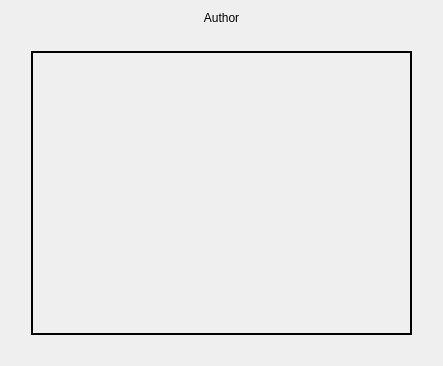
<?xml version="1.0" encoding="UTF-8"?>
<ui version="4.0">
 <class>HelpDialog</class>
 <widget class="QDialog" name="HelpDialog">
  <property name="windowModality">
   <enum>Qt::NonModal</enum>
  </property>
  <property name="geometry">
   <rect>
    <x>0</x>
    <y>0</y>
    <width>439</width>
    <height>365</height>
   </rect>
  </property>
  <property name="sizePolicy">
   <sizepolicy hsizetype="Fixed" vsizetype="Fixed">
    <horstretch>0</horstretch>
    <verstretch>0</verstretch>
   </sizepolicy>
  </property>
  <property name="windowTitle">
   <string>Author</string>
  </property>
  <property name="styleSheet">
   <string notr="true">QLabel#image {
	margin: 20px;
	border-style: solid;
	border-color: black;
	border-width: 2px;
}</string>
  </property>
  <property name="modal">
   <bool>false</bool>
  </property>
  <layout class="QVBoxLayout" name="verticalLayout">
   <property name="sizeConstraint">
    <enum>QLayout::SetFixedSize</enum>
   </property>
   <item>
    <widget class="QLabel" name="labelTitle">
     <property name="text">
      <string>Author</string>
     </property>
     <property name="alignment">
      <set>Qt::AlignCenter</set>
     </property>
    </widget>
   </item>
   <item>
    <widget class="QLabel" name="image">
     <property name="sizePolicy">
      <sizepolicy hsizetype="Fixed" vsizetype="Fixed">
       <horstretch>0</horstretch>
       <verstretch>0</verstretch>
      </sizepolicy>
     </property>
     <property name="minimumSize">
      <size>
       <width>421</width>
       <height>324</height>
      </size>
     </property>
     <property name="maximumSize">
      <size>
       <width>421</width>
       <height>324</height>
      </size>
     </property>
     <property name="text">
      <string/>
     </property>
     <property name="pixmap">
      <pixmap resource="res.qrc">:/images/author-fake.jpg</pixmap>
     </property>
     <property name="scaledContents">
      <bool>false</bool>
     </property>
     <property name="alignment">
      <set>Qt::AlignCenter</set>
     </property>
    </widget>
   </item>
  </layout>
 </widget>
 <resources>
  <include location="res.qrc"/>
 </resources>
 <connections/>
</ui>
